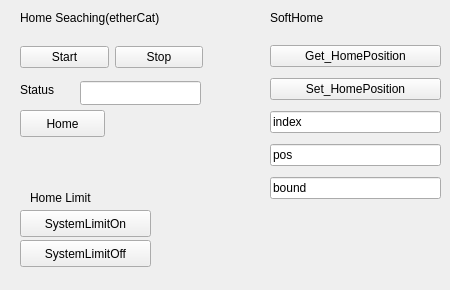
<?xml version="1.0" encoding="UTF-8"?>
<ui version="4.0">
 <class>FormTestHome</class>
 <widget class="QWidget" name="FormTestHome">
  <property name="geometry">
   <rect>
    <x>0</x>
    <y>0</y>
    <width>450</width>
    <height>290</height>
   </rect>
  </property>
  <property name="windowTitle">
   <string>Form</string>
  </property>
  <widget class="QLineEdit" name="txtHStatus">
   <property name="geometry">
    <rect>
     <x>80</x>
     <y>81</y>
     <width>121</width>
     <height>24</height>
    </rect>
   </property>
  </widget>
  <widget class="QWidget" name="horizontalLayoutWidget">
   <property name="geometry">
    <rect>
     <x>20</x>
     <y>35</y>
     <width>183</width>
     <height>44</height>
    </rect>
   </property>
   <layout class="QHBoxLayout" name="horizontalLayout">
    <item>
     <widget class="QPushButton" name="btnStatr">
      <property name="text">
       <string>Start</string>
      </property>
     </widget>
    </item>
    <item>
     <widget class="QPushButton" name="btnStop">
      <property name="text">
       <string>Stop</string>
      </property>
     </widget>
    </item>
   </layout>
  </widget>
  <widget class="QLabel" name="label">
   <property name="geometry">
    <rect>
     <x>20</x>
     <y>10</y>
     <width>181</width>
     <height>16</height>
    </rect>
   </property>
   <property name="text">
    <string>Home Seaching(etherCat)</string>
   </property>
  </widget>
  <widget class="QLabel" name="label_2">
   <property name="geometry">
    <rect>
     <x>20</x>
     <y>70</y>
     <width>46</width>
     <height>40</height>
    </rect>
   </property>
   <property name="text">
    <string>Status</string>
   </property>
  </widget>
  <widget class="QPushButton" name="btnSystemLimitOff">
   <property name="geometry">
    <rect>
     <x>20</x>
     <y>240</y>
     <width>131</width>
     <height>27</height>
    </rect>
   </property>
   <property name="text">
    <string>SystemLimitOff</string>
   </property>
  </widget>
  <widget class="QPushButton" name="btnSystemLimitOn">
   <property name="geometry">
    <rect>
     <x>20</x>
     <y>210</y>
     <width>131</width>
     <height>27</height>
    </rect>
   </property>
   <property name="text">
    <string>SystemLimitOn</string>
   </property>
  </widget>
  <widget class="QWidget" name="verticalLayoutWidget_2">
   <property name="geometry">
    <rect>
     <x>270</x>
     <y>40</y>
     <width>171</width>
     <height>167</height>
    </rect>
   </property>
   <layout class="QVBoxLayout" name="verticalLayout_2">
    <item>
     <widget class="QPushButton" name="btnGetHomePosition">
      <property name="text">
       <string>Get_HomePosition</string>
      </property>
     </widget>
    </item>
    <item>
     <widget class="QPushButton" name="btnSetHomePosition">
      <property name="text">
       <string>Set_HomePosition</string>
      </property>
     </widget>
    </item>
    <item>
     <widget class="QLineEdit" name="txtHomePositionIndex">
      <property name="text">
       <string>index</string>
      </property>
     </widget>
    </item>
    <item>
     <widget class="QLineEdit" name="txtHomePositionPos">
      <property name="text">
       <string>pos</string>
      </property>
     </widget>
    </item>
    <item>
     <widget class="QLineEdit" name="txtHomePositionBound">
      <property name="text">
       <string>bound</string>
      </property>
     </widget>
    </item>
   </layout>
  </widget>
  <widget class="QLabel" name="label_3">
   <property name="geometry">
    <rect>
     <x>30</x>
     <y>190</y>
     <width>91</width>
     <height>16</height>
    </rect>
   </property>
   <property name="text">
    <string>Home Limit</string>
   </property>
  </widget>
  <widget class="QLabel" name="label_4">
   <property name="geometry">
    <rect>
     <x>270</x>
     <y>10</y>
     <width>91</width>
     <height>16</height>
    </rect>
   </property>
   <property name="text">
    <string>SoftHome</string>
   </property>
  </widget>
  <widget class="QPushButton" name="btnHome">
   <property name="geometry">
    <rect>
     <x>20</x>
     <y>110</y>
     <width>85</width>
     <height>27</height>
    </rect>
   </property>
   <property name="text">
    <string>Home</string>
   </property>
  </widget>
 </widget>
 <resources/>
 <connections/>
</ui>
